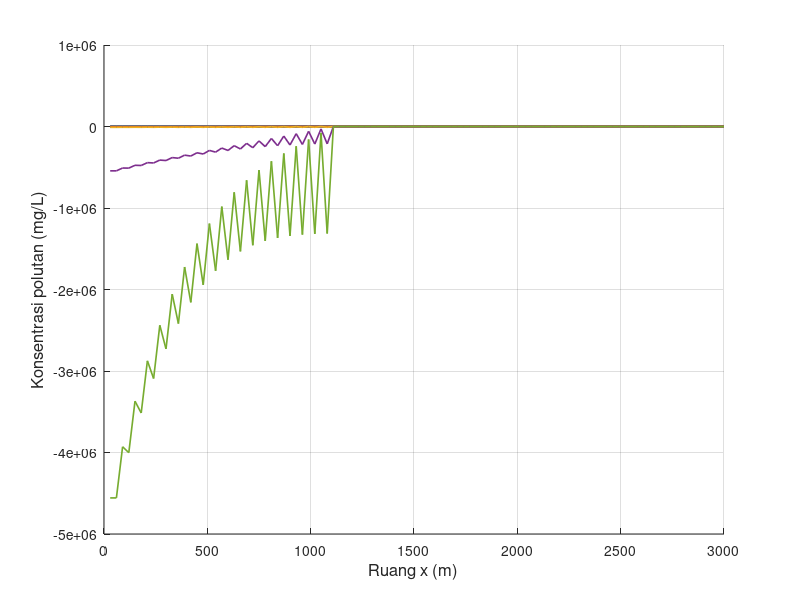

The MATLAB source for this figure: (Note: this script raises an error after producing the figure.)
clear; clc; close all;

% Feby Syarief Al A`raaf
% 26050124130087
% Oseanografi C

% Simulasi adveksi 1 dimensi dengan metode Leapfrog (CTCS)
% Sumber polutan kontinu
% NIM ganjil, xyz = 087, sehingga z = 7 dan 0.zyx = 0.780

x_digit = 0;
y_digit = 8;
z_digit = 7;

u_xyz    = 0.780;
C_source = 10 * z_digit;

n_plot = [0, ...
          10 + z_digit, 20 + z_digit, 30 + z_digit, 40 + z_digit, ...
          50 + z_digit, 100 + z_digit, 200 + z_digit, 300 + z_digit, ...
          500 + z_digit, 800 + z_digit, 1000 + z_digit];

L = 3000;
T = 10800;

scenario(1).nama = 'Skenario 1';
scenario(1).dx   = 30;
scenario(1).dt   = 8;
scenario(1).u    = u_xyz;
scenario(1).m    = 30 + z_digit;

scenario(2).nama = 'Skenario 2';
scenario(2).dx   = 60;
scenario(2).dt   = 8;
scenario(2).u    = u_xyz;
scenario(2).m    = 60 + z_digit;

scenario(3).nama = 'Skenario 3';
scenario(3).dx   = 15;
scenario(3).dt   = 8;
scenario(3).u    = u_xyz;
scenario(3).m    = 15 + z_digit;

scenario(4).nama = 'Skenario 4';
scenario(4).dx   = 30;
scenario(4).dt   = 8;
scenario(4).u    = 0.5 * u_xyz;
scenario(4).m    = 30 + z_digit;

scenario(5).nama = 'Skenario 5';
scenario(5).dx   = 30;
scenario(5).dt   = 8;
scenario(5).u    = 2 * u_xyz;
scenario(5).m    = 30 + z_digit;

scenario(6).nama = 'Skenario 6';
scenario(6).dx   = 30;
scenario(6).dt   = 8;
scenario(6).u    = -u_xyz;
scenario(6).m    = 30 + z_digit;

scenario(7).nama = 'Skenario 7';
scenario(7).dx   = 30;
scenario(7).dt   = 2;
scenario(7).u    = u_xyz;
scenario(7).m    = 30 + z_digit;

scenario(8).nama = 'Skenario 8';
scenario(8).dx   = 30;
scenario(8).dt   = 16;
scenario(8).u    = u_xyz;
scenario(8).m    = 30 + z_digit;

folder_output = 'output';
if ~exist(folder_output, 'dir')
    mkdir(folder_output);
end

for s = 1:numel(scenario)

    fprintf('\nMemproses %s\n', scenario(s).nama);

    dx       = scenario(s).dx;
    dt       = scenario(s).dt;
    u        = scenario(s).u;
    m_source = scenario(s).m;

    M_grid = round(L / dx);
    Mmax   = max(M_grid, m_source);
    Nmax   = round(T / dt);

    courant = u * dt / dx;

    fprintf('dx = %.3f m, dt = %.3f s, u = %.3f m/s, m = %d\n', dx, dt, u, m_source);
    fprintf('Mmax = %d, Nmax = %d, C = %.4f\n', Mmax, Nmax, courant);

    if any(n_plot > Nmax)
        n_tidak_valid = n_plot(n_plot > Nmax);
        fprintf('%s: n = %s melebihi Nmax = %d sehingga tidak digrafikkan.\n', ...
                scenario(s).nama, mat2str(n_tidak_valid), Nmax);
    end

    F00 = zeros(1, Mmax);
    F0  = zeros(1, Mmax);
    F   = zeros(1, Mmax);

    x_space = (1:Mmax) * dx;
    snapshot = NaN(length(n_plot), Mmax);

    F00(:) = 0;

    idx0 = find(n_plot == 0, 1);
    if ~isempty(idx0)
        snapshot(idx0, :) = F00;
    end

    for i = 2:(Mmax-1)
        F0(i) = F00(i) - (u * dt / (2 * dx)) * (F00(i+1) - F00(i-1));
    end

    F0(1)    = F0(2);
    F0(Mmax) = F0(Mmax-1);
    F0(m_source) = C_source;

    for J = 2:Nmax

        F00(1)    = F00(2);
        F00(Mmax) = F00(Mmax-1);

        F0(1)     = F0(2);
        F0(Mmax)  = F0(Mmax-1);

        F0(m_source) = C_source;

        for i = 2:(Mmax-1)
            F(i) = F00(i) - (u * dt / dx) * (F0(i+1) - F0(i-1));
        end

        F(1)    = F(2);
        F(Mmax) = F(Mmax-1);
        F(m_source) = C_source;

        idx_snap = find(n_plot == J, 1);
        if ~isempty(idx_snap)
            snapshot(idx_snap, :) = F;
        end

        F00 = F0;
        F0  = F;
    end

    fig = figure('Visible', 'off', 'Position', [100 100 1400 600]);
    hold on;

    legend_text = {};

    for k = 1:length(n_plot)

        if all(isnan(snapshot(k, :)))
            continue;
        end

        plot(x_space, snapshot(k, :), 'LineWidth', 1.2);
        legend_text{end+1} = sprintf('n = %d', n_plot(k));
    end

    grid on;
    xlabel('Ruang x (m)', 'FontSize', 12);
    ylabel('Konsentrasi polutan (mg/L)', 'FontSize', 12);
    title(sprintf('%s - Konsentrasi polutan terhadap ruang', scenario(s).nama), ...
          'Feby Syarief-0087-Ose C','FontSize', 14, 'FontWeight', 'bold');
    xlim([x_space(1), x_space(end)]);

    y_max = max(snapshot(:), [], 'omitnan');
    if isempty(y_max) || isnan(y_max) || y_max <= 0
        ylim([0 1]);
    else
        ylim([0, max(C_source * 1.2, y_max * 1.1)]);
    end

    set(gca, 'FontSize', 11);

    legend(legend_text, ...
           'Location', 'northwest', ...
           'FontSize', 8, ...
           'NumColumns', 2, ...
           'Box', 'on');

    hold off;

    nama_file = sprintf('ctcs_kontinu_ruang_skenario_%d.png', s);
    saveas(fig, fullfile(folder_output, nama_file));
    close(fig);

    fprintf('%s selesai diproses.\n', scenario(s).nama);
end

fprintf('\nSemua skenario telah selesai diproses.\n');
